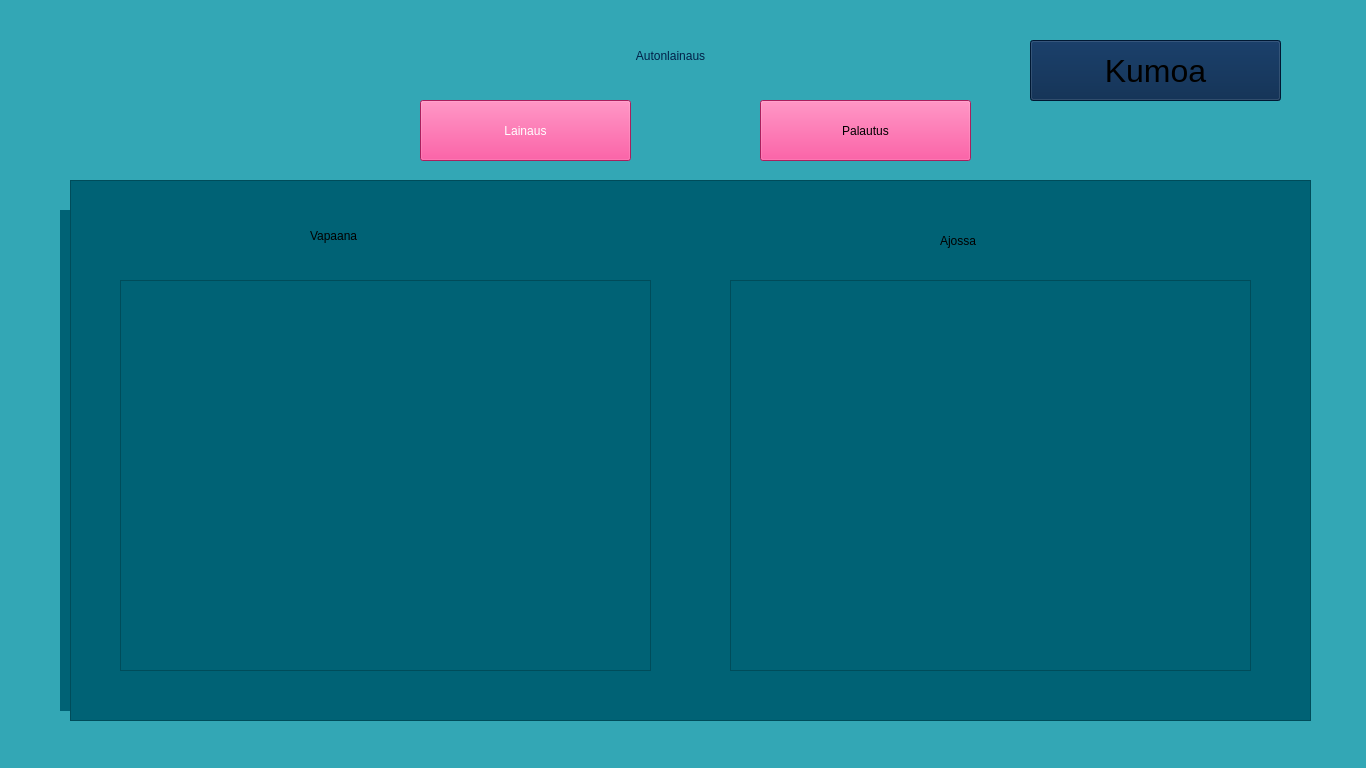
<?xml version="1.0" encoding="UTF-8"?>
<ui version="4.0">
 <class>MainWindow</class>
 <widget class="QMainWindow" name="MainWindow">
  <property name="geometry">
   <rect>
    <x>0</x>
    <y>0</y>
    <width>1366</width>
    <height>768</height>
   </rect>
  </property>
  <property name="font">
   <font>
    <pointsize>11</pointsize>
    <bold>true</bold>
   </font>
  </property>
  <property name="cursor">
   <cursorShape>PointingHandCursor</cursorShape>
  </property>
  <property name="windowTitle">
   <string>MainWindow</string>
  </property>
  <property name="toolTip">
   <string/>
  </property>
  <property name="toolTipDuration">
   <number>-3000</number>
  </property>
  <property name="styleSheet">
   <string notr="true">
background-color: rgb(51, 167, 181);</string>
  </property>
  <widget class="QWidget" name="centralwidget">
   <widget class="QFrame" name="namesFrame">
    <property name="geometry">
     <rect>
      <x>60</x>
      <y>210</y>
      <width>1241</width>
      <height>501</height>
     </rect>
    </property>
    <property name="styleSheet">
     <string notr="true">background-color: rgb(0, 98, 117);</string>
    </property>
    <widget class="QPushButton" name="savePushButton">
     <property name="geometry">
      <rect>
       <x>650</x>
       <y>400</y>
       <width>161</width>
       <height>61</height>
      </rect>
     </property>
     <property name="styleSheet">
      <string notr="true">background-color: rgb(238, 44, 130);
font: 28pt &quot;Segoe UI&quot;;</string>
     </property>
     <property name="text">
      <string>Tallenna</string>
     </property>
    </widget>
    <widget class="QLineEdit" name="readIdLineEdit">
     <property name="geometry">
      <rect>
       <x>60</x>
       <y>180</y>
       <width>231</width>
       <height>71</height>
      </rect>
     </property>
     <property name="styleSheet">
      <string notr="true">background-color: rgb(255, 255, 255);
font: 22pt &quot;Segoe UI&quot;;
color: rgb(0, 0, 0);</string>
     </property>
     <property name="text">
      <string/>
     </property>
    </widget>
    <widget class="QLineEdit" name="keyBarcodeLineEdit">
     <property name="geometry">
      <rect>
       <x>680</x>
       <y>170</y>
       <width>231</width>
       <height>71</height>
      </rect>
     </property>
     <property name="styleSheet">
      <string notr="true">font: 28pt &quot;Segoe UI&quot;;
background-color: rgb(255, 255, 255);
color: rgb(0, 0, 0);</string>
     </property>
     <property name="text">
      <string/>
     </property>
    </widget>
    <widget class="QLabel" name="readIdLabel">
     <property name="geometry">
      <rect>
       <x>70</x>
       <y>100</y>
       <width>211</width>
       <height>51</height>
      </rect>
     </property>
     <property name="styleSheet">
      <string notr="true">font: 22pt &quot;Segoe UI&quot;;
background-color: rgb(0, 33, 72);</string>
     </property>
     <property name="text">
      <string>Lue ajokortti</string>
     </property>
     <property name="alignment">
      <set>Qt::AlignmentFlag::AlignCenter</set>
     </property>
    </widget>
    <widget class="QLabel" name="keyBarcodeLabel">
     <property name="geometry">
      <rect>
       <x>690</x>
       <y>100</y>
       <width>211</width>
       <height>51</height>
      </rect>
     </property>
     <property name="styleSheet">
      <string notr="true">font: 22pt &quot;Segoe UI&quot;;
background-color: rgb(0, 33, 72);</string>
     </property>
     <property name="text">
      <string>Lue avain</string>
     </property>
     <property name="alignment">
      <set>Qt::AlignmentFlag::AlignCenter</set>
     </property>
    </widget>
    <widget class="QLineEdit" name="keyBarcodeReturnLineEdit">
     <property name="geometry">
      <rect>
       <x>680</x>
       <y>170</y>
       <width>231</width>
       <height>71</height>
      </rect>
     </property>
     <property name="styleSheet">
      <string notr="true">font: 28pt &quot;Segoe UI&quot;;
background-color: rgb(255, 255, 255);
color: rgb(0, 0, 0);</string>
     </property>
     <property name="text">
      <string/>
     </property>
    </widget>
    <widget class="QLabel" name="lenderNameLabel">
     <property name="geometry">
      <rect>
       <x>40</x>
       <y>180</y>
       <width>281</width>
       <height>71</height>
      </rect>
     </property>
     <property name="styleSheet">
      <string notr="true">font: 12pt &quot;Segoe UI&quot;;
color: rgb(0, 33, 72);</string>
     </property>
     <property name="text">
      <string/>
     </property>
     <property name="scaledContents">
      <bool>false</bool>
     </property>
     <property name="alignment">
      <set>Qt::AlignmentFlag::AlignCenter</set>
     </property>
    </widget>
    <widget class="QLabel" name="dateLabel">
     <property name="geometry">
      <rect>
       <x>120</x>
       <y>310</y>
       <width>151</width>
       <height>41</height>
      </rect>
     </property>
     <property name="styleSheet">
      <string notr="true">font: 22pt &quot;Segoe UI&quot;;</string>
     </property>
     <property name="text">
      <string>31.01.2025</string>
     </property>
    </widget>
    <widget class="QLabel" name="calendarLabel">
     <property name="geometry">
      <rect>
       <x>80</x>
       <y>310</y>
       <width>31</width>
       <height>41</height>
      </rect>
     </property>
     <property name="text">
      <string/>
     </property>
     <property name="pixmap">
      <pixmap>:/png/uiPictures/calendar.drawio</pixmap>
     </property>
     <property name="scaledContents">
      <bool>true</bool>
     </property>
    </widget>
    <widget class="QLabel" name="timeLabel">
     <property name="geometry">
      <rect>
       <x>520</x>
       <y>310</y>
       <width>121</width>
       <height>41</height>
      </rect>
     </property>
     <property name="styleSheet">
      <string notr="true">font: 20pt &quot;Segoe UI&quot;;</string>
     </property>
     <property name="text">
      <string>09:51</string>
     </property>
    </widget>
    <widget class="QLabel" name="clockLabel">
     <property name="geometry">
      <rect>
       <x>460</x>
       <y>310</y>
       <width>41</width>
       <height>41</height>
      </rect>
     </property>
     <property name="text">
      <string/>
     </property>
     <property name="pixmap">
      <pixmap>:/png/uiPictures/clock.drawio</pixmap>
     </property>
     <property name="scaledContents">
      <bool>true</bool>
     </property>
    </widget>
    <widget class="QLabel" name="carPhotoLabel">
     <property name="geometry">
      <rect>
       <x>930</x>
       <y>180</y>
       <width>251</width>
       <height>191</height>
      </rect>
     </property>
     <property name="text">
      <string/>
     </property>
     <property name="pixmap">
      <pixmap>../../../Pictures/XUX682.png</pixmap>
     </property>
     <property name="scaledContents">
      <bool>true</bool>
     </property>
    </widget>
    <widget class="QPushButton" name="saveReturnPushButton">
     <property name="geometry">
      <rect>
       <x>650</x>
       <y>400</y>
       <width>161</width>
       <height>61</height>
      </rect>
     </property>
     <property name="styleSheet">
      <string notr="true">background-color: rgb(238, 44, 130);
font: 28pt &quot;Segoe UI&quot;;</string>
     </property>
     <property name="text">
      <string>Tallenna</string>
     </property>
    </widget>
    <widget class="QLabel" name="carsInfoStatusLabel">
     <property name="geometry">
      <rect>
       <x>630</x>
       <y>170</y>
       <width>281</width>
       <height>71</height>
      </rect>
     </property>
     <property name="styleSheet">
      <string notr="true">font: 12pt &quot;Segoe UI&quot;;
color: rgb(0, 33, 72);</string>
     </property>
     <property name="text">
      <string/>
     </property>
     <property name="scaledContents">
      <bool>false</bool>
     </property>
     <property name="alignment">
      <set>Qt::AlignmentFlag::AlignCenter</set>
     </property>
    </widget>
    <widget class="QComboBox" name="reasonComboBox">
     <property name="geometry">
      <rect>
       <x>380</x>
       <y>190</y>
       <width>221</width>
       <height>61</height>
      </rect>
     </property>
     <property name="toolTip">
      <string>&lt;html&gt;&lt;head/&gt;&lt;body&gt;&lt;p&gt;&lt;br/&gt;&lt;/p&gt;&lt;/body&gt;&lt;/html&gt;</string>
     </property>
     <property name="styleSheet">
      <string notr="true">color: rgb(0, 33, 72);
font: 12pt &quot;Segoe UI&quot;;
background-color: rgb(255, 255, 255);</string>
     </property>
    </widget>
    <widget class="QLabel" name="reasonLabel">
     <property name="geometry">
      <rect>
       <x>380</x>
       <y>100</y>
       <width>211</width>
       <height>51</height>
      </rect>
     </property>
     <property name="styleSheet">
      <string notr="true">font: 22pt &quot;Segoe UI&quot;;
background-color: rgb(0, 33, 72);</string>
     </property>
     <property name="text">
      <string>Ajon tarkoitus</string>
     </property>
     <property name="alignment">
      <set>Qt::AlignmentFlag::AlignCenter</set>
     </property>
    </widget>
   </widget>
   <widget class="QLabel" name="teacherLabel">
    <property name="geometry">
     <rect>
      <x>190</x>
      <y>20</y>
      <width>151</width>
      <height>151</height>
     </rect>
    </property>
    <property name="text">
     <string/>
    </property>
    <property name="pixmap">
     <pixmap>uiPictures/teacher.png</pixmap>
    </property>
    <property name="scaledContents">
     <bool>true</bool>
    </property>
   </widget>
   <widget class="QLabel" name="statusLabel">
    <property name="geometry">
     <rect>
      <x>530</x>
      <y>20</y>
      <width>281</width>
      <height>71</height>
     </rect>
    </property>
    <property name="styleSheet">
     <string notr="true">font: 28pt &quot;Segoe UI&quot;;
color: rgb(0, 33, 72);</string>
    </property>
    <property name="text">
     <string>Autonlainaus</string>
    </property>
    <property name="scaledContents">
     <bool>false</bool>
    </property>
    <property name="alignment">
     <set>Qt::AlignmentFlag::AlignCenter</set>
    </property>
   </widget>
   <widget class="QPushButton" name="takeCarPushButton">
    <property name="geometry">
     <rect>
      <x>420</x>
      <y>100</y>
      <width>211</width>
      <height>61</height>
     </rect>
    </property>
    <property name="cursor">
     <cursorShape>PointingHandCursor</cursorShape>
    </property>
    <property name="styleSheet">
     <string notr="true">background-color: rgb(238, 44, 130);
alternate-background-color: rgb(238, 44, 130);
color: rgb(255, 255, 255);
font: 24pt &quot;Segoe UI&quot;;</string>
    </property>
    <property name="text">
     <string>Lainaus</string>
    </property>
   </widget>
   <widget class="QPushButton" name="returnCarPushButton">
    <property name="geometry">
     <rect>
      <x>760</x>
      <y>100</y>
      <width>211</width>
      <height>61</height>
     </rect>
    </property>
    <property name="cursor">
     <cursorShape>PointingHandCursor</cursorShape>
    </property>
    <property name="styleSheet">
     <string notr="true">background-color: rgb(238, 44, 130);
alternate-background-color: rgb(238, 44, 130);
font: 24pt &quot;Segoe UI&quot;;</string>
    </property>
    <property name="text">
     <string>Palautus</string>
    </property>
   </widget>
   <widget class="QPushButton" name="goBackPushButton">
    <property name="geometry">
     <rect>
      <x>1030</x>
      <y>40</y>
      <width>251</width>
      <height>61</height>
     </rect>
    </property>
    <property name="font">
     <font>
      <pointsize>24</pointsize>
     </font>
    </property>
    <property name="styleSheet">
     <string notr="true">
background-color: rgb(0, 33, 72);
</string>
    </property>
    <property name="text">
     <string>Kumoa</string>
    </property>
    <property name="icon">
     <iconset>
      <normaloff>:/png/uiPictures/goBackArrow.drawio</normaloff>:/png/uiPictures/goBackArrow.drawio</iconset>
    </property>
    <property name="iconSize">
     <size>
      <width>24</width>
      <height>24</height>
     </size>
    </property>
   </widget>
   <widget class="QLabel" name="RasekoLabel">
    <property name="geometry">
     <rect>
      <x>30</x>
      <y>20</y>
      <width>111</width>
      <height>161</height>
     </rect>
    </property>
    <property name="text">
     <string/>
    </property>
    <property name="pixmap">
     <pixmap>:/png/uiPictures/cropped-raseko-logo-pysty_vari.webp</pixmap>
    </property>
    <property name="scaledContents">
     <bool>true</bool>
    </property>
   </widget>
   <widget class="QFrame" name="startFrame">
    <property name="geometry">
     <rect>
      <x>70</x>
      <y>180</y>
      <width>1241</width>
      <height>541</height>
     </rect>
    </property>
    <property name="styleSheet">
     <string notr="true">background-color: rgb(0, 98, 117);</string>
    </property>
    <property name="frameShape">
     <enum>QFrame::Shape::StyledPanel</enum>
    </property>
    <property name="frameShadow">
     <enum>QFrame::Shadow::Raised</enum>
    </property>
    <widget class="QLabel" name="vapaanaLabel">
     <property name="geometry">
      <rect>
       <x>240</x>
       <y>40</y>
       <width>121</width>
       <height>31</height>
      </rect>
     </property>
     <property name="styleSheet">
      <string notr="true">font: 22pt &quot;Segoe UI&quot;;</string>
     </property>
     <property name="text">
      <string>Vapaana</string>
     </property>
    </widget>
    <widget class="QLabel" name="ajossaLabel">
     <property name="geometry">
      <rect>
       <x>870</x>
       <y>40</y>
       <width>81</width>
       <height>41</height>
      </rect>
     </property>
     <property name="styleSheet">
      <string notr="true">font: 22pt &quot;Segoe UI&quot;;</string>
     </property>
     <property name="text">
      <string>Ajossa</string>
     </property>
    </widget>
    <widget class="QPlainTextEdit" name="availablePlainTextEdit">
     <property name="geometry">
      <rect>
       <x>50</x>
       <y>100</y>
       <width>531</width>
       <height>391</height>
      </rect>
     </property>
     <property name="styleSheet">
      <string notr="true">font: 14pt &quot;Segoe UI&quot;;</string>
     </property>
     <property name="readOnly">
      <bool>true</bool>
     </property>
    </widget>
    <widget class="QPlainTextEdit" name="rentedPlainTextEdit">
     <property name="geometry">
      <rect>
       <x>660</x>
       <y>100</y>
       <width>521</width>
       <height>391</height>
      </rect>
     </property>
     <property name="styleSheet">
      <string notr="true">font: 14pt &quot;Segoe UI&quot;;</string>
     </property>
     <property name="readOnly">
      <bool>true</bool>
     </property>
    </widget>
   </widget>
  </widget>
  <widget class="QStatusBar" name="statusbar"/>
  <action name="actionedellinen">
   <property name="icon">
    <iconset theme="application-exit"/>
   </property>
   <property name="text">
    <string>Lopeta</string>
   </property>
   <property name="shortcut">
    <string>Ctrl+Q</string>
   </property>
  </action>
  <action name="actionKaikki">
   <property name="text">
    <string>Kaikki</string>
   </property>
  </action>
 </widget>
 <resources>
  <include location="testpictures.qrc"/>
 </resources>
 <connections/>
</ui>
